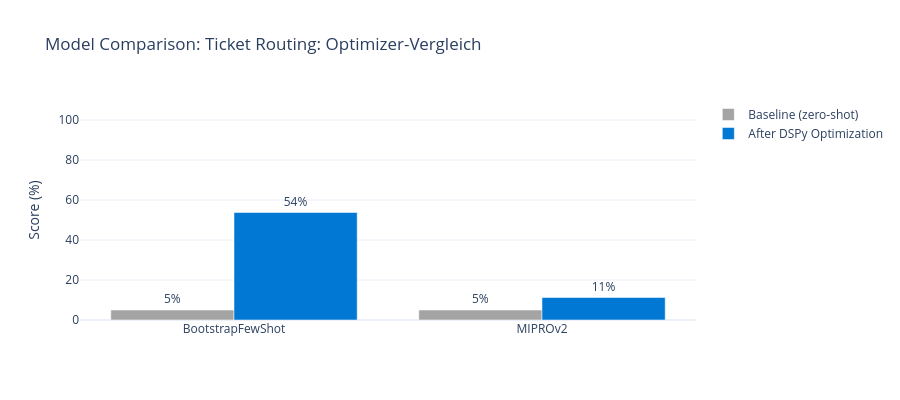

The cell this chart's notebook holds for it:
### Markdown cell above
### 🔀 BootstrapFewShot vs. MIPROv2 — der direkte Vergleich

Zwei verschiedene Strategien treten gegeneinander an:

| Optimizer | Was er optimiert | Stärke |
|---|---|---|
| **BootstrapFewShot** | Welche Beispiele im Prompt stehen | Schnell, zuverlässig |
| **MIPROv2** | Beispiele UND Anweisungen | Gründlicher, aber langsamer |

Welcher gewinnt? Klick den Button und finde es heraus. Spoiler: Es hängt vom Task ab!

### Code cell
from dspy_tasks.visualize import bar_comparison

task = get_task("ticket_routing")

# --- BootstrapFewShot ---
print(f"⏳ BootstrapFewShot auf {task.name}...\n")
r_bs = run_optimization("ticket_routing", "BootstrapFewShot", max_eval=8)
print(f"\n✅ BootstrapFewShot: {r_bs.baseline_score:.0%} → {r_bs.optimized_score:.0%}")
display_improvement(r_bs.baseline_score, r_bs.optimized_score)

print("\n📝 BootstrapFewShot — Prompt VORHER:")
print(r_bs.prompt_before)
print("\n📝 BootstrapFewShot — Prompt NACHHER:")
print(r_bs.prompt_after[:2000])
if len(r_bs.prompt_after) > 2000:
    print(f"... ({len(r_bs.prompt_after)} Zeichen)")

print("\n📊 BootstrapFewShot — Ergebnisse pro Ticket:")
if r_bs.optimized_individual_scores:
    display_results_table(r_bs.optimized_individual_scores)

# --- MIPROv2 ---
print(f"\n{'━'*60}")
print(f"⏳ MIPROv2 auf {task.name}...\n")
r_mipro = run_optimization("ticket_routing", "MIPROv2", max_eval=8)
print(f"\n✅ MIPROv2: {r_mipro.baseline_score:.0%} → {r_mipro.optimized_score:.0%}")
display_improvement(r_mipro.baseline_score, r_mipro.optimized_score)

print("\n📝 MIPROv2 — Prompt VORHER:")
print(r_mipro.prompt_before)
print("\n📝 MIPROv2 — Prompt NACHHER:")
print(r_mipro.prompt_after[:2000])
if len(r_mipro.prompt_after) > 2000:
    print(f"... ({len(r_mipro.prompt_after)} Zeichen)")

print("\n📊 MIPROv2 — Ergebnisse pro Ticket:")
if r_mipro.optimized_individual_scores:
    display_results_table(r_mipro.optimized_individual_scores)

# --- Vergleich ---
print(f"\n{'━'*60}")
print("📊 Zusammenfassung:")
print(f"   Dein manueller Prompt: scroll hoch und vergleich!")
print(f"   Zero-Shot Baseline:     {r_bs.baseline_score:.0%}")
print(f"   BootstrapFewShot:       {r_bs.optimized_score:.0%}")
print(f"   MIPROv2:                {r_mipro.optimized_score:.0%}")

scores = {
    "BootstrapFewShot": {"baseline": r_bs.baseline_score, "optimized": r_bs.optimized_score},
    "MIPROv2": {"baseline": r_mipro.baseline_score, "optimized": r_mipro.optimized_score},
}
fig = bar_comparison("Ticket Routing: Optimizer-Vergleich", scores)
fig.show()

### Figure 1 — Plotly figure (JSON) as saved in the notebook; plotly's stock layout.template omitted (floating-point values rounded to 4 significant figures)
{"data": [{"marker": {"color": "#a4a4a4"}, "name": "Baseline (zero-shot)", "text": ["5%", "5%"], "textposition": "outside", "type": "bar", "x": ["BootstrapFewShot", "MIPROv2"], "y": [5, 5]}, {"marker": {"color": "#0078d4"}, "name": "After DSPy Optimization", "text": ["54%", "11%"], "textposition": "outside", "type": "bar", "x": ["BootstrapFewShot", "MIPROv2"], "y": [53.75, 11.25]}], "layout": {"barmode": "group", "height": 400, "title": {"text": "Model Comparison: Ticket Routing: Optimizer-Vergleich"}, "yaxis": {"range": [0, 110], "title": {"text": "Score (%)"}}}}
